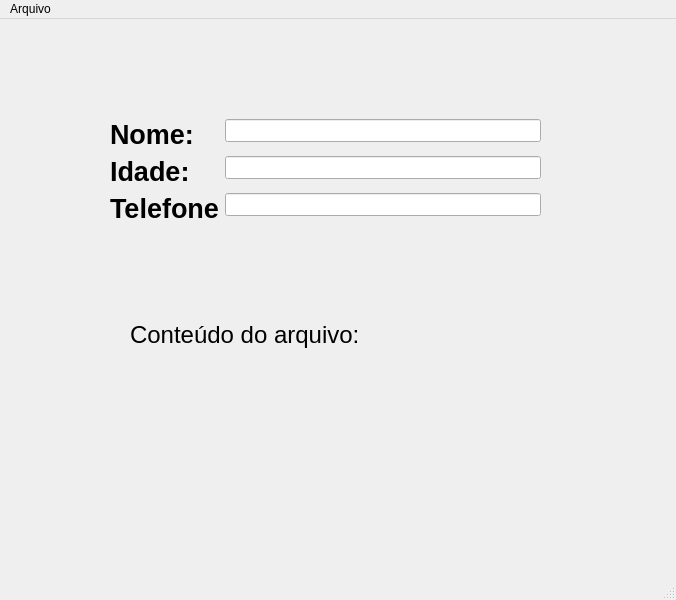
<?xml version="1.0" encoding="UTF-8"?>
<ui version="4.0">
 <class>MainWindow</class>
 <widget class="QMainWindow" name="MainWindow">
  <property name="geometry">
   <rect>
    <x>0</x>
    <y>0</y>
    <width>676</width>
    <height>600</height>
   </rect>
  </property>
  <property name="windowTitle">
   <string>MainWindow</string>
  </property>
  <widget class="QWidget" name="centralwidget">
   <widget class="QWidget" name="formLayoutWidget">
    <property name="geometry">
     <rect>
      <x>110</x>
      <y>100</y>
      <width>431</width>
      <height>171</height>
     </rect>
    </property>
    <layout class="QFormLayout" name="formLayout">
     <item row="0" column="0">
      <widget class="QLabel" name="label">
       <property name="font">
        <font>
         <pointsize>20</pointsize>
         <weight>75</weight>
         <bold>true</bold>
        </font>
       </property>
       <property name="text">
        <string>Nome:</string>
       </property>
      </widget>
     </item>
     <item row="1" column="0">
      <widget class="QLabel" name="label_2">
       <property name="font">
        <font>
         <pointsize>20</pointsize>
         <weight>75</weight>
         <bold>true</bold>
        </font>
       </property>
       <property name="text">
        <string>Idade:</string>
       </property>
      </widget>
     </item>
     <item row="2" column="0">
      <widget class="QLabel" name="label_3">
       <property name="font">
        <font>
         <pointsize>20</pointsize>
         <weight>75</weight>
         <bold>true</bold>
        </font>
       </property>
       <property name="text">
        <string>Telefone</string>
       </property>
      </widget>
     </item>
     <item row="0" column="1">
      <widget class="QLineEdit" name="lineEdit">
       <property name="font">
        <font>
         <pointsize>10</pointsize>
        </font>
       </property>
       <property name="autoFillBackground">
        <bool>false</bool>
       </property>
       <property name="frame">
        <bool>true</bool>
       </property>
       <property name="cursorPosition">
        <number>0</number>
       </property>
      </widget>
     </item>
     <item row="1" column="1">
      <widget class="QLineEdit" name="lineEdit_2">
       <property name="font">
        <font>
         <pointsize>10</pointsize>
        </font>
       </property>
      </widget>
     </item>
     <item row="2" column="1">
      <widget class="QLineEdit" name="lineEdit_3">
       <property name="sizePolicy">
        <sizepolicy hsizetype="Expanding" vsizetype="Fixed">
         <horstretch>0</horstretch>
         <verstretch>0</verstretch>
        </sizepolicy>
       </property>
       <property name="sizeIncrement">
        <size>
         <width>0</width>
         <height>0</height>
        </size>
       </property>
       <property name="baseSize">
        <size>
         <width>0</width>
         <height>0</height>
        </size>
       </property>
       <property name="font">
        <font>
         <pointsize>10</pointsize>
        </font>
       </property>
      </widget>
     </item>
    </layout>
   </widget>
   <widget class="QLabel" name="label_4">
    <property name="geometry">
     <rect>
      <x>130</x>
      <y>300</y>
      <width>241</width>
      <height>31</height>
     </rect>
    </property>
    <property name="font">
     <font>
      <pointsize>18</pointsize>
     </font>
    </property>
    <property name="text">
     <string>Conteúdo do arquivo:</string>
    </property>
   </widget>
   <widget class="QLabel" name="label_5">
    <property name="geometry">
     <rect>
      <x>40</x>
      <y>370</y>
      <width>601</width>
      <height>171</height>
     </rect>
    </property>
    <property name="font">
     <font>
      <pointsize>12</pointsize>
     </font>
    </property>
    <property name="text">
     <string/>
    </property>
   </widget>
  </widget>
  <widget class="QStatusBar" name="statusbar"/>
  <widget class="QMenuBar" name="menubar">
   <property name="geometry">
    <rect>
     <x>0</x>
     <y>0</y>
     <width>676</width>
     <height>21</height>
    </rect>
   </property>
   <widget class="QMenu" name="menuArquivo">
    <property name="title">
     <string>Arquivo</string>
    </property>
    <addaction name="actionSalvar"/>
    <addaction name="actionAbrir"/>
   </widget>
   <addaction name="menuArquivo"/>
  </widget>
  <action name="actionSalvar">
   <property name="text">
    <string>Salvar</string>
   </property>
  </action>
  <action name="actionAbrir">
   <property name="text">
    <string>Abrir</string>
   </property>
  </action>
 </widget>
 <resources/>
 <connections/>
</ui>
